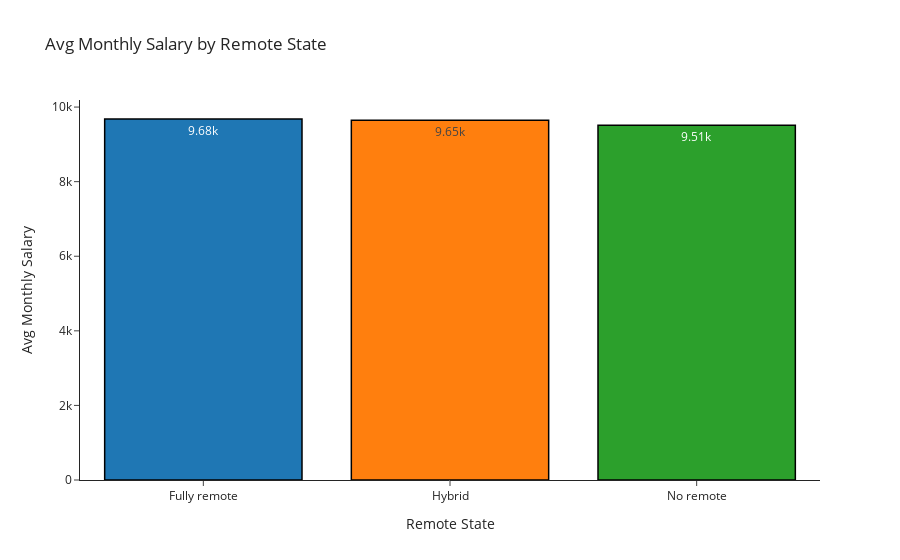

Notebook source saved alongside this figure:
### Code cell
# remote_state and monthly_salary
fig = px.bar(df.groupby('remote_state')['monthly_salary'].mean().reset_index(), x='remote_state', y='monthly_salary',
              title='Avg Monthly Salary by Remote State', color='remote_state', template='simple_white', text_auto='.3s',
              labels={'remote_state': 'Remote State', 'monthly_salary': 'Avg Monthly Salary'})
fig.update_traces(marker_line_color='black', marker_line_width=1.5, showlegend=False)
fig.show()

### Figure 1 — Plotly figure (JSON) as saved in the notebook; plotly's stock layout.template omitted (floating-point values rounded to 4 significant figures)
{"data": [{"alignmentgroup": "True", "hovertemplate": "Remote State=%{x}<br>Avg Monthly Salary=%{y}<extra></extra>", "legendgroup": "Fully remote", "marker": {"color": "#1F77B4", "line": {"color": "black", "width": 1.5}, "pattern": {"shape": ""}}, "name": "Fully remote", "offsetgroup": "Fully remote", "orientation": "v", "showlegend": false, "textposition": "auto", "texttemplate": "%{y:.3s}", "type": "bar", "x": ["Fully remote"], "xaxis": "x", "y": [9680.0], "yaxis": "y"}, {"alignmentgroup": "True", "hovertemplate": "Remote State=%{x}<br>Avg Monthly Salary=%{y}<extra></extra>", "legendgroup": "Hybrid", "marker": {"color": "#FF7F0E", "line": {"color": "black", "width": 1.5}, "pattern": {"shape": ""}}, "name": "Hybrid", "offsetgroup": "Hybrid", "orientation": "v", "showlegend": false, "textposition": "auto", "texttemplate": "%{y:.3s}", "type": "bar", "x": ["Hybrid"], "xaxis": "x", "y": [9648.0], "yaxis": "y"}, {"alignmentgroup": "True", "hovertemplate": "Remote State=%{x}<br>Avg Monthly Salary=%{y}<extra></extra>", "legendgroup": "No remote", "marker": {"color": "#2CA02C", "line": {"color": "black", "width": 1.5}, "pattern": {"shape": ""}}, "name": "No remote", "offsetgroup": "No remote", "orientation": "v", "showlegend": false, "textposition": "auto", "texttemplate": "%{y:.3s}", "type": "bar", "x": ["No remote"], "xaxis": "x", "y": [9512.0], "yaxis": "y"}], "layout": {"barmode": "relative", "legend": {"title": {"text": "Remote State"}, "tracegroupgap": 0}, "title": {"text": "Avg Monthly Salary by Remote State"}, "xaxis": {"anchor": "y", "categoryarray": ["Fully remote", "Hybrid", "No remote"], "categoryorder": "array", "domain": [0, 1], "title": {"text": "Remote State"}}, "yaxis": {"anchor": "x", "domain": [0, 1], "title": {"text": "Avg Monthly Salary"}}}}
